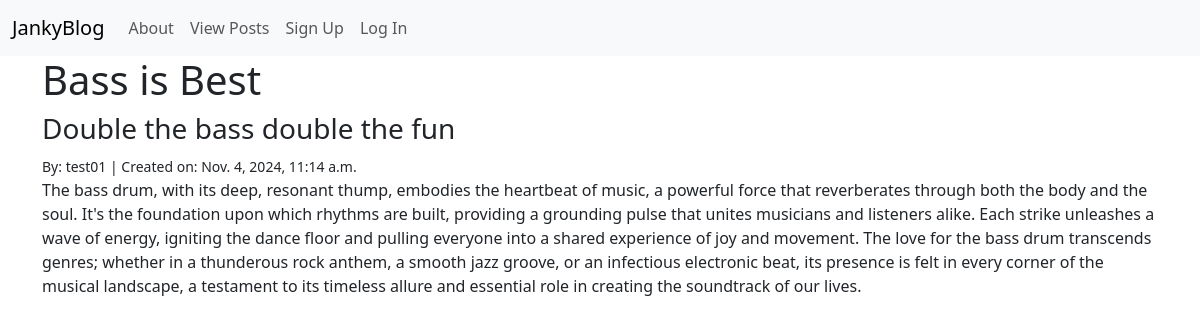
Page /posts/2/ on the committed database.
### posts/models.py (models this page shows, shortened)
class Post(models.Model):
    title = models.CharField(max_length=128)
    subtitle = models.CharField(max_length=256)
    body = models.TextField()
    author = models.ForeignKey(
        get_user_model(),
        on_delete=models.CASCADE
    )
    status = models.ForeignKey(
        Status,
        on_delete=models.CASCADE
    )
    created_on = models.DateTimeField(auto_now_add=True)

### posts/views.py (the view)
# urls.py: path("<int:pk>/", views.PostDetailView.as_view(), name="detail"),
class PostDetailView(UserPassesTestMixin, DetailView):
    template_name = "posts/detail.html"
    model = Post
    def test_func(self):
        post = self.get_object()
        if post.status.name == "archived":
            if self.request.user.is_authenticated:
                return True
        elif post.status.name == "draft":
            if self.request.user.is_authenticated:
                return self.request.user == post.author
            return False
        else:
            return True

### templates/posts/detail.html (shortened to what this page needs)
{% extends 'base.html' %}
{% block content %}
<h1>{{ post.title }} </h1>
<h3>{{ post.subtitle }} </h3>
<small>By: {{ post.author }} | Created on: {{ post.created_on }} </small>
<p>{{ post.body }} </p>
{% endblock content %}

### rows in the picture
Post: title "Bass is Best", subtitle "Double the bass double the fun", author "test01", created_on "Nov. 4, 2024, 11:14 a.m.", body "The bass drum, with its deep, resonant thump, embodies the heartbeat of music, a powerful force that reverberates through both the body and the soul. It's the foundation upon which rhythms are built, providing a grounding pulse that unites musicians and listeners alike. Each strike unleashes a wave of energy, igniting the dance floor and pulling everyone into a shared experience of joy and movement. The love for the bass drum transcends genres; whether in a thunderous rock anthem, a smooth jazz groove, or an infectious electronic beat, its presence is felt in every corner of the musical landscape, a testament to its timeless allure and essential role in creating the soundtrack of our lives."
